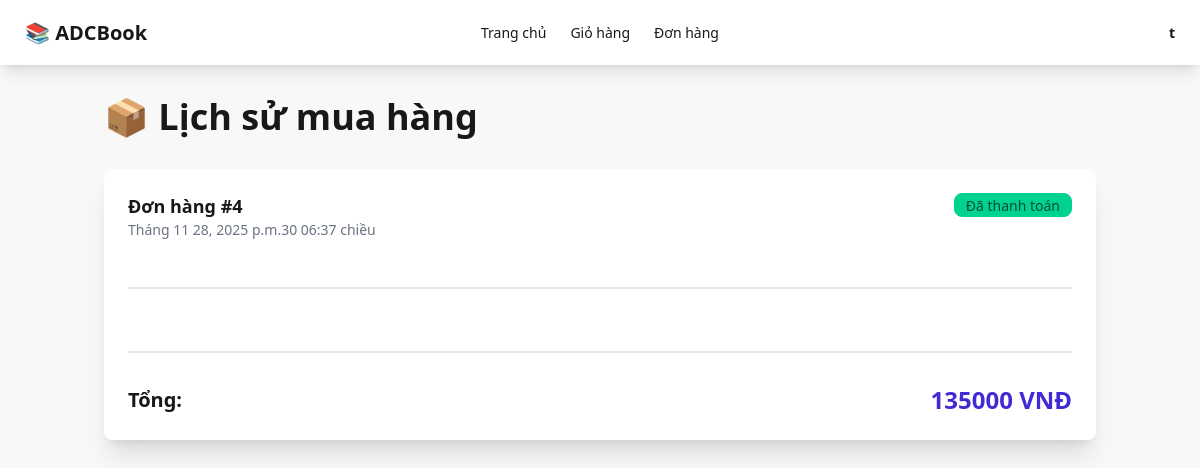
Page /orders/ (signed in) on the earlier database version.
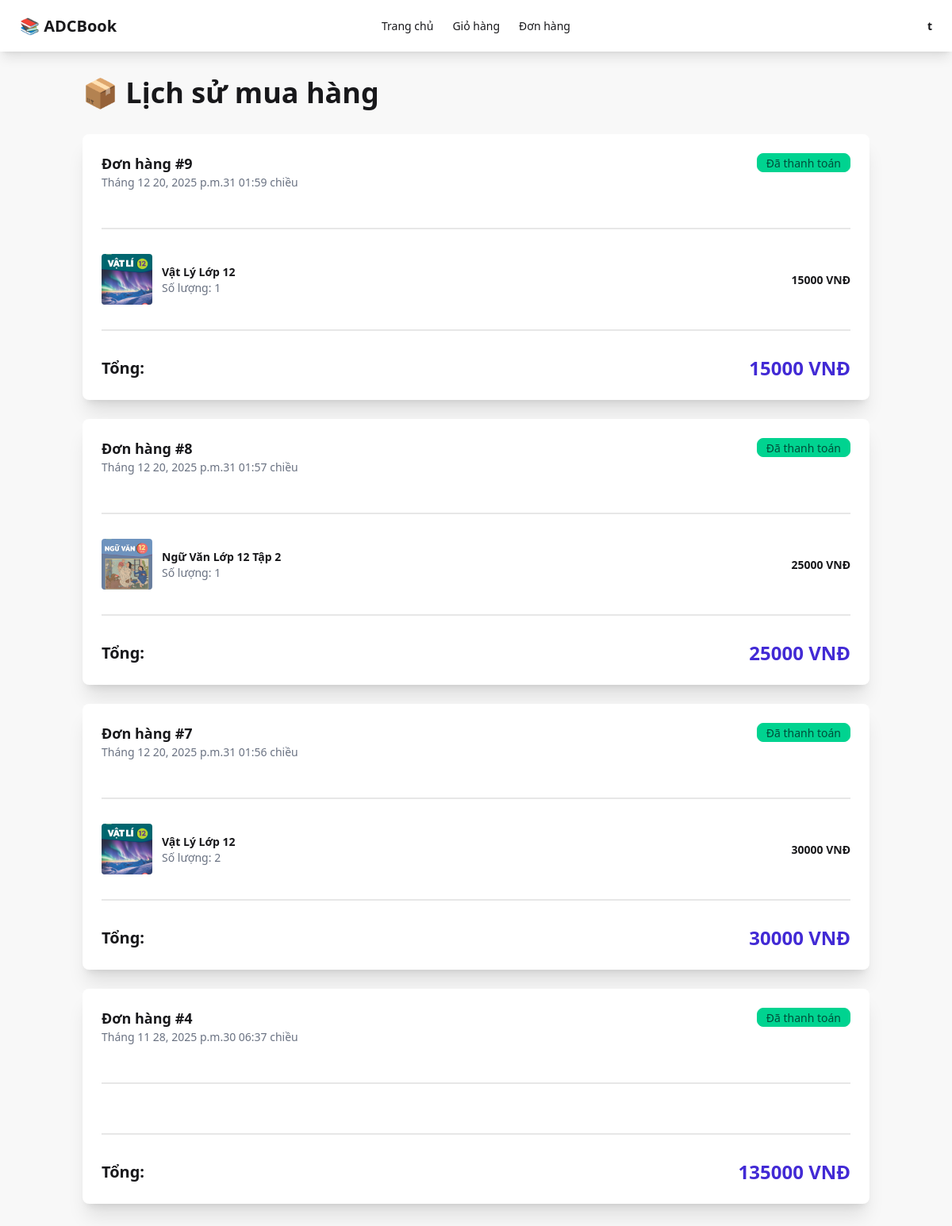
Same page on the later database version.
### orders/models.py (models this page shows, shortened)
class Order(models.Model):
    STATUS_CHOICES = [
        ('pending', 'Chờ thanh toán'),
        ('paid', 'Đã thanh toán'),
        ('cancelled', 'Đã hủy   '),
    ]
    user = models.ForeignKey(User, on_delete=models.CASCADE, related_name='orders')
    total_price = models.DecimalField(max_digits=10, decimal_places=0, validators=[MinValueValidator(0)])
    status = models.CharField(max_length=20, choices=STATUS_CHOICES, default='pending')
    created_at = models.DateTimeField(auto_now_add=True)
    updated_at = models.DateTimeField(auto_now=True)
    class Meta:
        ordering = ['-created_at']

class OrderItem(models.Model):
    order = models.ForeignKey(Order, on_delete=models.CASCADE, related_name='items')
    book = models.ForeignKey(Book, on_delete=models.CASCADE)
    quantity = models.IntegerField(validators=[MinValueValidator(1)])
    price = models.DecimalField(max_digits=10, decimal_places=0, validators=[MinValueValidator(0)])
    def subtotal(self):
        return self.price * self.quantity

### books/models.py (models this page shows, shortened)
class Book(models.Model):
    name = models.CharField(max_length=200)
    price = models.DecimalField(max_digits=10, decimal_places=0, validators=[MinValueValidator(0)])
    image = models.ImageField(upload_to='books/', blank=True, null=True)
    grade = models.ForeignKey(Grade, on_delete=models.CASCADE, related_name='books')
    subject = models.ForeignKey(Subject, on_delete=models.CASCADE, related_name='books')
    description = models.TextField(blank=True)
    created_at = models.DateTimeField(auto_now_add=True)
    updated_at = models.DateTimeField(auto_now=True)
    class Meta:
        ordering = ['-created_at']

### orders/views.py (the view)
# urls.py: path('orders/', order_views.order_history, name='order_history'),
@login_required
def order_history(request):
    orders = Order.objects.filter(user=request.user)
    return render(request, 'orders/order_history.html', {'orders': orders})

### cart/context_processors.py (called while the page is built)
def cart_count(request):
    if request.user.is_authenticated:
        try:
            cart = request.user.cart
            count = sum(item.quantity for item in cart.items.all())
            return {'cart_count': count}
        except:
            return {'cart_count': 0}
    return {'cart_count': 0}

### orders/templates/orders/order_history.html (shortened to what this page needs)
{% extends 'base.html' %}
{% block content %}
<h1 class="text-4xl font-bold mb-8">📦 Lịch sử mua hàng</h1>
{% if orders %}
<div class="space-y-6">
    {% for order in orders %}
    <div class="card bg-base-100 shadow-xl">
        <div class="card-body">
            <div class="flex justify-between items-start mb-4">
                <div>
                    <h2 class="card-title">Đơn hàng #{{ order.id }}</h2>
                    <p class="text-sm text-gray-500">{{ order.created_at|date:"F d, Y at h:i A" }}</p>
                </div>
                <div class="badge badge-success">{{ order.get_status_display }}</div>
            </div>
            <div class="divider"></div>
            <div class="space-y-2">
                {% for item in order.items.all %}
                <div class="flex justify-between items-center">
                    <div class="flex gap-3 items-center">
                        {% if item.book.image %}
                        <img src="{{ item.book.image.url }}" alt="{{ item.book.name }}" class="w-16 h-16 object-cover rounded"> {% else %}
                        <div class="w-16 h-16 bg-base-200 flex items-center justify-center rounded">
                            <span class="text-xl">📖</span>
                        </div>
                        {% endif %}
                        <div>
                            <p class="font-bold">{{ item.book.name }}</p>
                            <p class="text-sm text-gray-500">Số lượng: {{ item.quantity }}</p>
                        </div>
                    </div>
                    <p class="font-bold grow-0">{{ item.subtotal }} VNĐ</p>
                </div>
                {% endfor %}
            </div>
            <div class="divider"></div>
            <div class="flex justify-between items-center">
                <span class="text-xl font-bold">Tổng:</span>
                <span class="text-2xl font-bold text-primary">{{ order.total_price }} VNĐ</span>
            </div>
        </div>
    </div>
    {% endfor %}
</div>
{% endif %} {% endblock %}

### theme/templates/base.html (shortened to what this page needs)
    {% load static tailwind_tags %}
    {% load django_htmx %}
    <!DOCTYPE html>
    <html lang="en">
    <head>
        <meta http-equiv="X-UA-Compatible" content="ie=edge"> {% htmx_script %} {% tailwind_css %}
    </head>
    <body class="bg-base-200" hx-headers='{"x-csrftoken": "{{ csrf_token }}"}' hx-boost="true">
        <div class="navbar bg-base-100 shadow-lg">
            <div class="navbar-start">
                <a href="{% url 'home' %}" class="btn btn-ghost text-xl">📚 ADCBook</a>
            </div>
            <div class="navbar-center hidden lg:flex">
                <ul class="menu menu-horizontal px-1">
                    <li><a href="{% url 'home' %}">Trang chủ</a></li>
                    {% if user.is_authenticated %}
                    <li><a href="{% url 'cart' %}">Giỏ hàng {% if cart_count %}<span class="badge badge-sm">{{ cart_count }}</span>{% endif %}</a></li>
                    <li><a href="{% url 'order_history' %}">Đơn hàng</a></li>
                    {% endif %}
                </ul>
            </div>
            <div class="navbar-end">
                {% if user.is_authenticated %}
                <div class="dropdown dropdown-end">
                    <label tabindex="0" class="btn btn-ghost">{{ user.username }}</label>
                </div>
                {% else %}
                <a href="{% url 'login' %}" class="btn btn-ghost">Đăng nhập</a>
                <a href="{% url 'register' %}" class="btn btn-primary">Đăng kí</a> {% endif %}
            </div>
        </div>
        <div class="container mx-auto px-4 py-8">
            {% block content %} {% endblock %}
        </div>
    </body>
    </html>

Differences in the rows shown:
added Order: id "9", created_at "Tháng 12 20, 2025 p.m.31 01:59 chiều", status "Đã thanh toán", total_price "15000"
added OrderItem: book.image (picture), book.name "Vật Lý Lớp 12", quantity "1", subtotal "15000", shown under "9"
added Order: id "8", created_at "Tháng 12 20, 2025 p.m.31 01:57 chiều", status "Đã thanh toán", total_price "25000"
added OrderItem: book.image (picture), book.name "Ngữ Văn Lớp 12 Tập 2", quantity "1", subtotal "25000", shown under "8"
added Order: id "7", created_at "Tháng 12 20, 2025 p.m.31 01:56 chiều", status "Đã thanh toán", total_price "30000"
added OrderItem: book.image (picture), book.name "Vật Lý Lớp 12", quantity "2", subtotal "30000", shown under "7"
